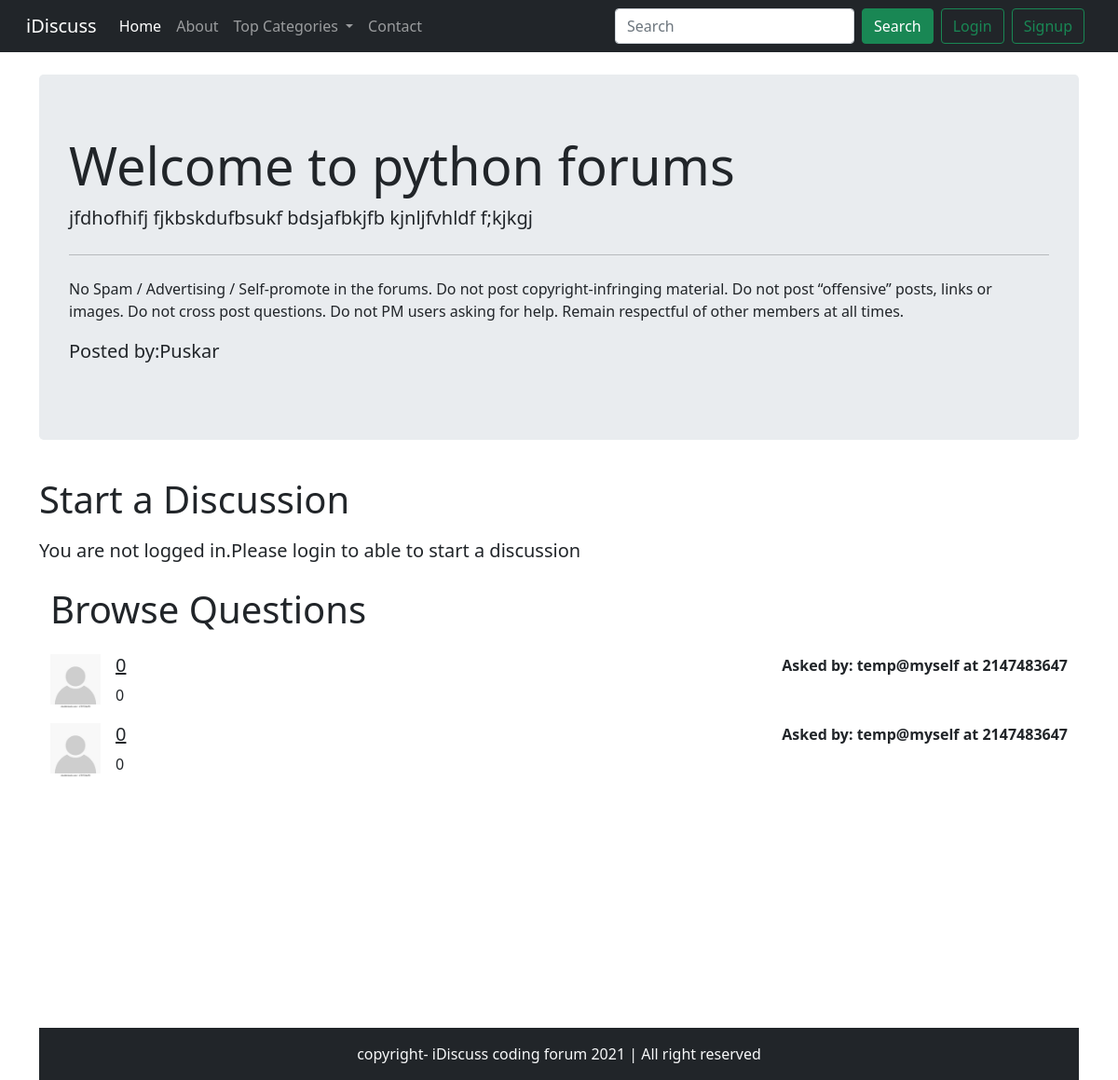
The app's page /threadlist.php?catid=1 with its own data.
### tables this page shows
CREATE TABLE `categories` (
  `category_id` int(20) NOT NULL,
  `category_name` varchar(30) NOT NULL,
  `category_description` text NOT NULL
);

CREATE TABLE `threads` (
  `thread_id` int(20) NOT NULL,
  `thread_title` varchar(30) NOT NULL,
  `thread_desc` varchar(255) NOT NULL,
  `thread_cat_id` int(25) NOT NULL,
  `thread_user_id` int(7) NOT NULL,
  `timestamp` int(11) NOT NULL DEFAULT current_timestamp()
);

CREATE TABLE `users` (
  `sno` int(20) NOT NULL,
  `user_email` varchar(30) NOT NULL,
  `user_pass` varchar(255) NOT NULL,
  `timestamp` int(11) NOT NULL DEFAULT current_timestamp()
);

### threadlist.php (the view, shortened to what this page needs)
<!doctype html>
<html lang="en">
<head>
    <link rel="stylesheet" href="https://maxcdn.bootstrapcdn.com/bootstrap/4.0.0/css/bootstrap.min.css"
>
    <link href="https://cdn.jsdelivr.net/npm/bootstrap@5.1.3/dist/css/bootstrap.min.css" rel="stylesheet"
>
</head>
<body>
     <?php include 'partials/_dbconnect.php'; ?>
    <?php include 'partials/_header.php'; ?>
    <?php
    $id =$_GET['catid'];
     $sql = "SELECT * FROM `categories` WHERE category_id=$id";
     $result = mysqli_query($conn,$sql);
     while($row = mysqli_fetch_assoc($result)){
         $catname = $row['category_name'];
         $catdesc = $row['category_description'];
     }
    ?>
    <div class="container my-4">
        <div class="jumbotron">
            <h1 class="display-4">Welcome to <?php echo $catname; ?> forums</h1>
            <p class="lead"><?php echo $catdesc; ?></p>
            <hr class="my-4">
            <p>No Spam / Advertising / Self-promote in the forums.
                Do not post copyright-infringing material.
                Do not post “offensive” posts, links or images.
                Do not cross post questions.
                Do not PM users asking for help.
                Remain respectful of other members at all times.</p>
            <p class="lead">
                Posted by:<b>Puskar</b>
            </p>
        </div>
    </div>
    <?php
    if(isset($_SESSION['loggedin']) && $_SESSION['loggedin']==true){
    echo' <div class="container">
       <h1 class="py-2">Start a Discussion</h1>
        <form action="' .$_SERVER['REQUEST_URI'].'" method="post">
            <div class="form-group">
                <label for="exampleInputEmail1">Thread Title</label>
                <input type="text" class="form-control" id="title" name="title" aria-describedby="title"
                    placeholder="title">
                <small id="emailHelp" class="form-text text-muted">Keep your Title as short and crisp as
                    possible.</small>
            </div>
            <div class="form-group">
                <label for="exampleFormControlTextarea1">Ellaborate your concern.</label>
                <textarea class="form-control" id="desc" name="desc" rows="3"></textarea>
                <input type="hidden" name="sno" value="'.$_SESSION['sno'].'">
            </div>
            <button type="submit" class="btn btn-success">Submit</button>
        </form>
    </div>';
    }
    else{
        echo'<div class="container">
        <h1 class="py-2" > Start a Discussion</h1>
        <p class="lead">You are not logged in.Please  login to able to start a discussion </p>';
    }
    ?>
    <div class="container mb-5" id="ques">
        <h1 class="py-2">Browse Questions</h1>
        <?php
    $id =$_GET['catid'];
     $sql = "SELECT * FROM `threads` WHERE thread_cat_id =$id;";
     $result = mysqli_query($conn,$sql);
     while($row = mysqli_fetch_assoc($result)){
        $id =$row['thread_id'];
         $title = $row['thread_title'];
         $desc = $row['thread_desc'];
         $thread_time = $row['timestamp'];
         $thread_user_id = $row['thread_user_id'];
         $sql2 =  "SELECT user_email FROM `users` WHERE sno='$thread_user_id'";
         $result2 = mysqli_query($conn,$sql2);
         $row2=mysqli_fetch_assoc($result2);
        echo '<div class="media my-3">
            <img class="mr-3"width=54px src="image/user-1.jpg" alt="Generic placeholder image">
            <div class="media-body">'.
                '<h5 class="mt-0"><a class = "text-dark" href="thread.php?threadid='. $id. '">'.$title.'</a></h5>
               '.$desc.'</div>'.'<p class="font-weight-bold my-0">Asked by: '.$row2['user_email'].' at '.$thread_time.'</P>'.
        '</div>';
     }
     ?>
    </div>
    <?php include 'partials/_footer.php'; ?>
</body>
</html>

### partials/_header.php (shortened to what this page needs)
<?php
echo'<nav class="navbar navbar-expand-lg navbar-dark bg-dark">
<div class="container-fluid">
    <a class="navbar-brand" href="/FORUM">iDiscuss</a>
    <button class="navbar-toggler" type="button" data-bs-toggle="collapse" data-bs-target="#navbarSupportedContent" aria-controls="navbarSupportedContent" aria-expanded="false" aria-label="Toggle navigation">
      <span class="navbar-toggler-icon"></span>
    </button>
<div class="collapse navbar-collapse" id="navbarSupportedContent">
      <ul class="navbar-nav me-auto mb-2 mb-lg-0">
        <li class="nav-item">
          <a class="nav-link active" aria-current="page" href="/FORUM">Home</a>
        </li>
        <li class="nav-item">
          <a class="nav-link" href="about.php">About</a>
        </li>
        <li class="nav-item dropdown">
          <a class="nav-link dropdown-toggle" href="#" id="navbarDropdown" role="button" data-bs-toggle="dropdown" aria-expanded="false">
           Top Categories
          </a>
          <ul class="dropdown-menu" aria-labelledby="navbarDropdown">';
          echo'</ul>
        </li>
        <li class="nav-item">
          <a class="nav-link" href="contact.php" >Contact</a>
      </li>
      </ul>';
      if(isset($_SESSION['loggedin']) && $_SESSION['loggedin']==true){
        echo '<form class="form-inline my-2 my-lg-0" method="GET" action="search.php">
          <input class="form-control mr-sm-2" name="search" type="search"  placeholder="Search" aria-label="Search">
          <button class="btn btn-success my-2 my-sm-0" type="submit">Search</button>
            <p class="text-light my-0 mx-2">Welcome '. $_SESSION['useremail']. ' </p>
            <a href="partials/_logout.php" class="btn btn-outline-success ml-2">Logout</a>
            </form>';
      }
      else{
        echo '<form class="d-flex">
        <input class="form-control me-2" type="search" placeholder="Search" aria-label="Search">
        <button class="btn btn-success" type="submit">Search</button>
      </form>
          <button class="btn btn-outline-success ml-2" data-toggle="modal" data-target="#loginModal">Login</button>
          <button class="btn btn-outline-success mx-2" data-toggle="modal" data-target="#signupModal">Signup</button>';
        }
echo'</div>
</div>
</nav>';
?>

### partials/_footer.php
<div class="container-fluid bg-dark text-light">
    <p class="text-center py-3 mb-0 "> copyright- iDiscuss coding forum 2021 | All right reserved</p>
</div>

### threadlist.php (style rules this page uses)
#ques { min-height: 433px; }

### records on screen
categories: category_name "python", category_description "jfdhofhifj fjkbskdufbsukf bdsjafbkjfb kjnljfvhldf f;kjkgj"
threads: thread_title "0", thread_desc "0", users.user_email "temp@myself", timestamp "2147483647"
threads: thread_title "0", thread_desc "0", users.user_email "temp@myself", timestamp "2147483647"
